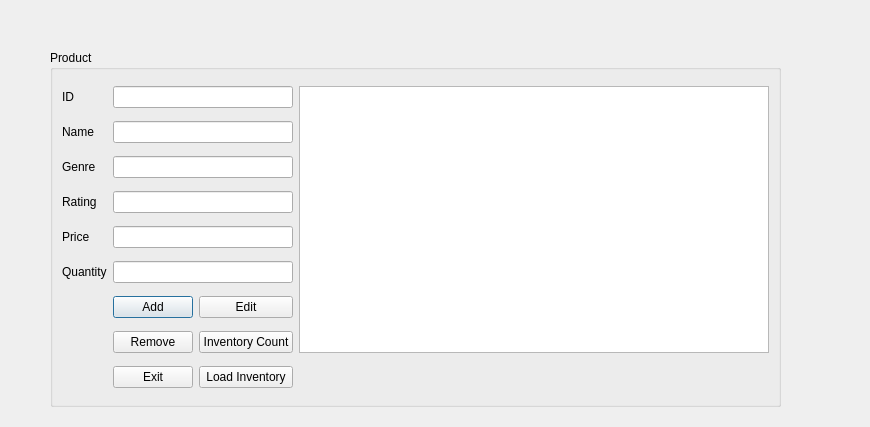
<?xml version="1.0" encoding="UTF-8"?>
<ui version="4.0">
 <class>edit_inventory</class>
 <widget class="QDialog" name="edit_inventory">
  <property name="geometry">
   <rect>
    <x>0</x>
    <y>0</y>
    <width>870</width>
    <height>427</height>
   </rect>
  </property>
  <property name="windowTitle">
   <string>Inventory</string>
  </property>
  <widget class="QGroupBox" name="product_groupBox">
   <property name="geometry">
    <rect>
     <x>50</x>
     <y>50</y>
     <width>731</width>
     <height>357</height>
    </rect>
   </property>
   <property name="title">
    <string>Product</string>
   </property>
   <layout class="QGridLayout" name="gridLayout">
    <item row="0" column="0">
     <widget class="QLabel" name="pid_label">
      <property name="text">
       <string>ID</string>
      </property>
     </widget>
    </item>
    <item row="6" column="1">
     <widget class="QPushButton" name="add_product">
      <property name="text">
       <string>Add</string>
      </property>
     </widget>
    </item>
    <item row="0" column="3" rowspan="8">
     <widget class="QTableView" name="inv_view"/>
    </item>
    <item row="5" column="0">
     <widget class="QLabel" name="pquantity_label">
      <property name="text">
       <string>Quantity</string>
      </property>
     </widget>
    </item>
    <item row="3" column="0">
     <widget class="QLabel" name="prating_label">
      <property name="text">
       <string>Rating</string>
      </property>
     </widget>
    </item>
    <item row="2" column="0">
     <widget class="QLabel" name="pgenre_label">
      <property name="text">
       <string>Genre</string>
      </property>
     </widget>
    </item>
    <item row="1" column="0">
     <widget class="QLabel" name="pname_label">
      <property name="text">
       <string>Name</string>
      </property>
     </widget>
    </item>
    <item row="4" column="0">
     <widget class="QLabel" name="pprice_label">
      <property name="text">
       <string>Price</string>
      </property>
     </widget>
    </item>
    <item row="6" column="2">
     <widget class="QPushButton" name="edit_product">
      <property name="text">
       <string>Edit</string>
      </property>
     </widget>
    </item>
    <item row="7" column="1">
     <widget class="QPushButton" name="remove_product">
      <property name="text">
       <string>Remove</string>
      </property>
     </widget>
    </item>
    <item row="7" column="2">
     <widget class="QPushButton" name="InventoryCount">
      <property name="text">
       <string>Inventory Count</string>
      </property>
     </widget>
    </item>
    <item row="8" column="2">
     <widget class="QPushButton" name="load_inv">
      <property name="text">
       <string>Load Inventory</string>
      </property>
     </widget>
    </item>
    <item row="8" column="1">
     <widget class="QPushButton" name="Exit">
      <property name="text">
       <string>Exit</string>
      </property>
     </widget>
    </item>
    <item row="5" column="1" colspan="2">
     <widget class="QLineEdit" name="pquantity_input"/>
    </item>
    <item row="4" column="1" colspan="2">
     <widget class="QLineEdit" name="pprice_input"/>
    </item>
    <item row="3" column="1" colspan="2">
     <widget class="QLineEdit" name="prating_input"/>
    </item>
    <item row="2" column="1" colspan="2">
     <widget class="QLineEdit" name="pgenre_input"/>
    </item>
    <item row="1" column="1" colspan="2">
     <widget class="QLineEdit" name="pname_input"/>
    </item>
    <item row="0" column="1" colspan="2">
     <widget class="QLineEdit" name="pid_input"/>
    </item>
   </layout>
  </widget>
 </widget>
 <resources/>
 <connections>
  <connection>
   <sender>Exit</sender>
   <signal>clicked()</signal>
   <receiver>edit_inventory</receiver>
   <slot>close()</slot>
   <hints>
    <hint type="sourcelabel">
     <x>57</x>
     <y>284</y>
    </hint>
    <hint type="destinationlabel">
     <x>371</x>
     <y>385</y>
    </hint>
   </hints>
  </connection>
 </connections>
</ui>
